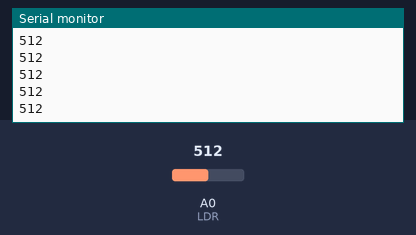
Simulated run of this sketch. Board: Arduino Uno, built with avr-gcc and run on an emulated ATmega328P. Parts: the last lines printed to the serial monitor. Inputs (shaded band) come from the test bench; at power-on: A0 (LDR) = 512.

Above: at 1.2 s.
1.3 s: A0 (LDR) set to 33
At 1.31 s:
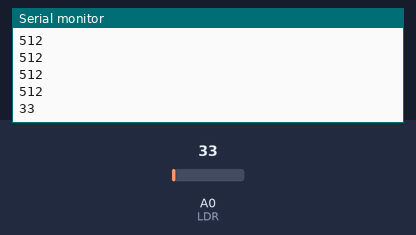
2.8 s: A0 (LDR) set to 28
At 2.92 s:
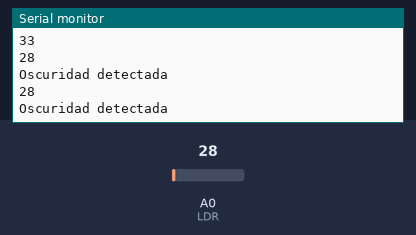
Timing chart, 0 to 5.8 s (numbered marks = the images above; inputs shaded):
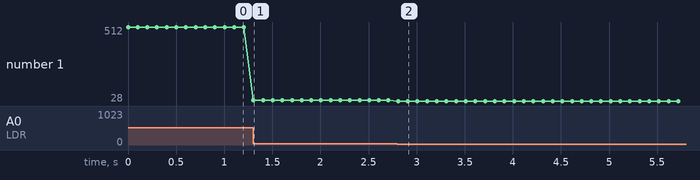

Measured:
- the behaviour switches between 30 and 29 on A0 (LDR) (found by bisection; images 1 and 2)
- after the input at 1.3 s, the serial monitor: prints a new line at once (image 1)
- after the input at 2.8 s, the serial monitor: prints a new line at once (image 2)
- plotted number 1: 512 → 33 after the input at 1.3 s, 33 → 28 after the input at 2.8 s

The sketch:

Prueba_LDR.ino
```cpp
const int LDR = A0;


void setup() {
  Serial.begin(9600);
  pinMode(LDR,INPUT);

}

void loop() {
  int LDR_estado = analogRead(LDR);
  Serial.println(LDR_estado);

  if (LDR_estado < 30){

    Serial.println("Oscuridad detectada");
  }
  delay(100);
}
```
